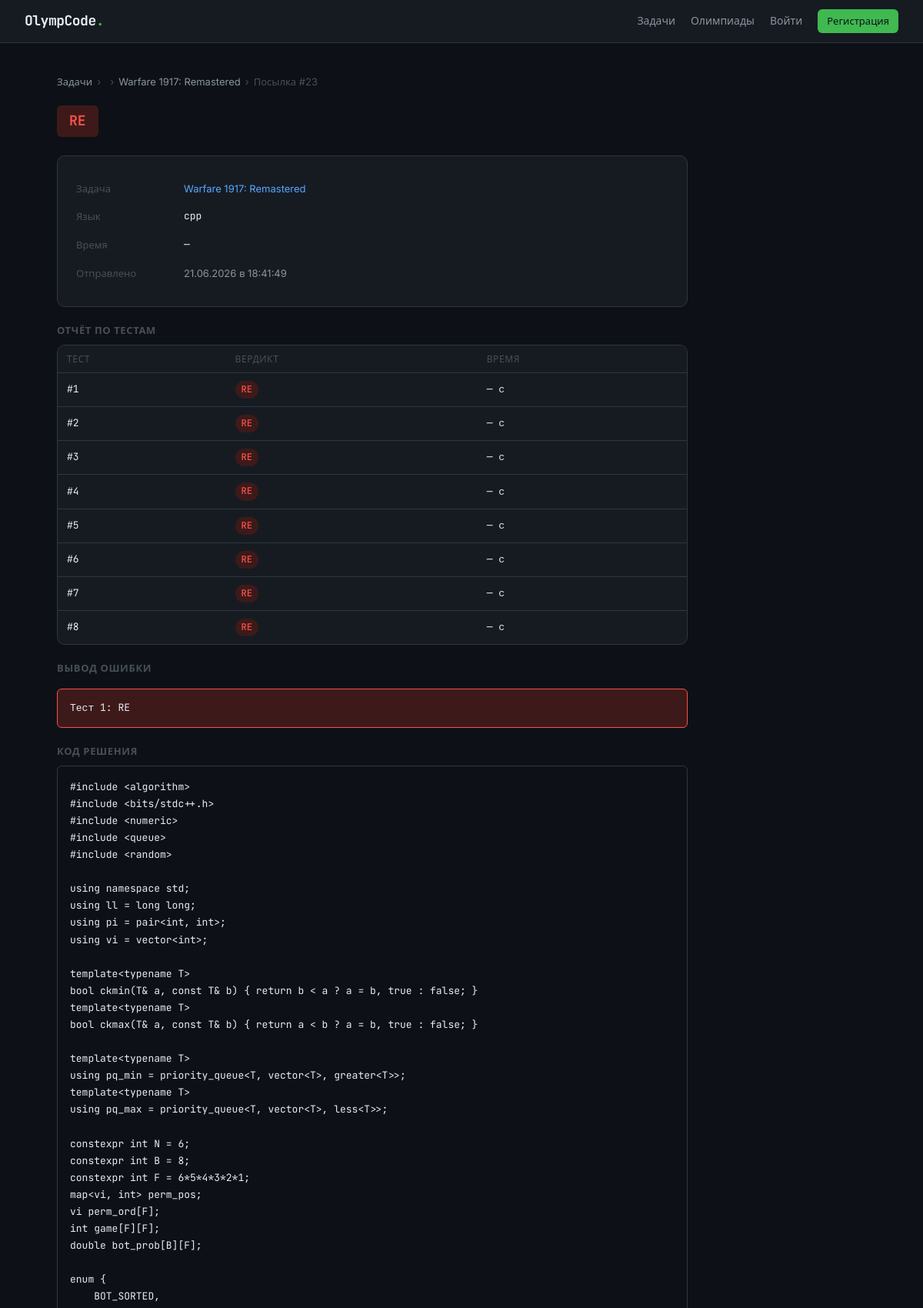
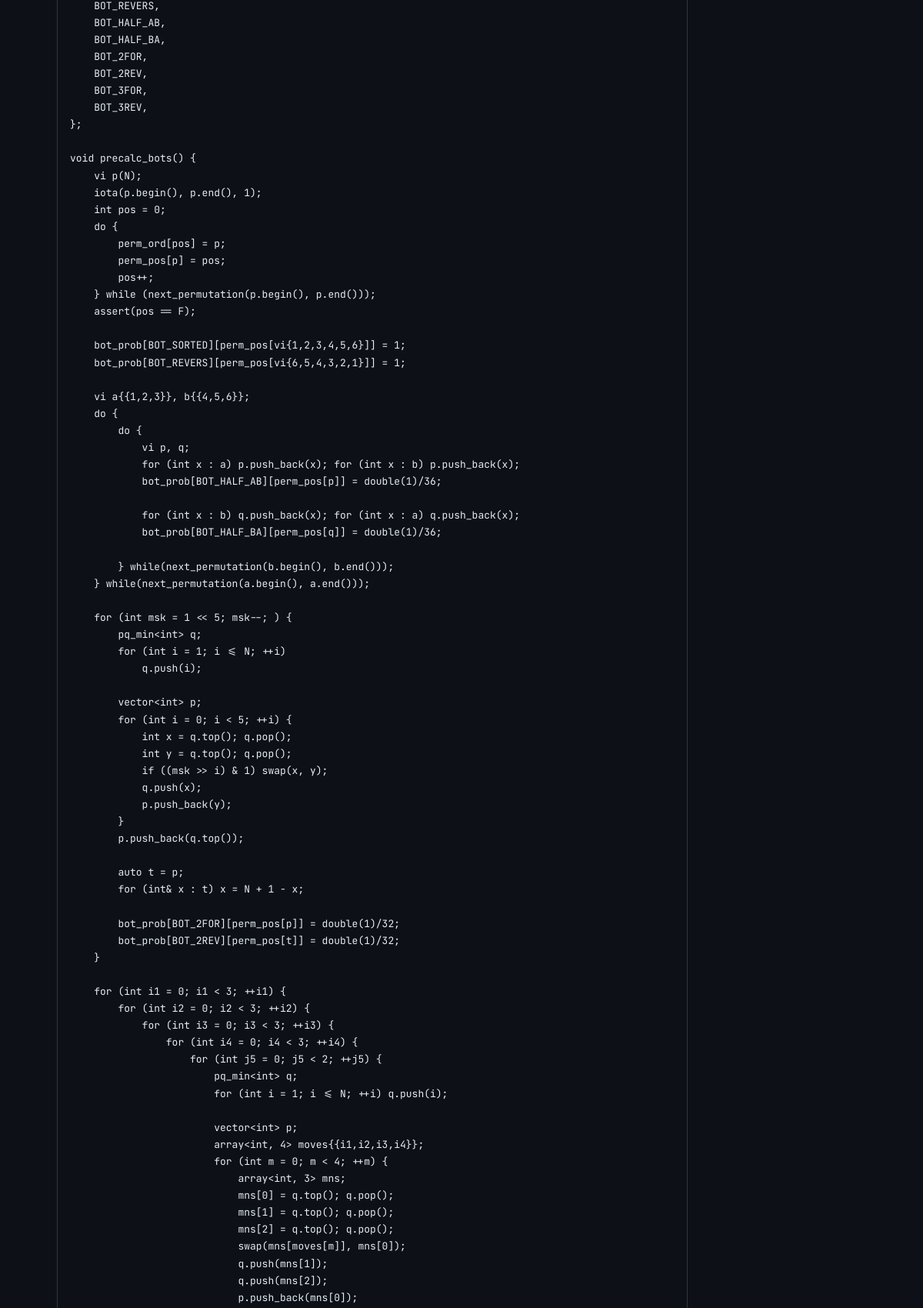
Screenshot of /submissions/23 (upper part) with the database file from the repository (2 pictures, top to bottom).
### models.py (models this page shows)
class Task(Base):
    __tablename__ = "tasks"
    id:             Mapped[int]          = mapped_column(Integer, primary_key=True)
    topic_id:       Mapped[int | None]   = mapped_column(ForeignKey("topics.id"), nullable=True)
    order_in_topic: Mapped[int]          = mapped_column(Integer, default=1)
    title:          Mapped[str]          = mapped_column(String(256))
    statement_md:   Mapped[str | None]   = mapped_column(Text, nullable=True)
    statement_html: Mapped[str | None]   = mapped_column(Text, nullable=True)
    time_limit:     Mapped[float]        = mapped_column(Float, default=1.0)
    memory_limit:   Mapped[int]          = mapped_column(Integer, default=256)
    tests_path:     Mapped[str]          = mapped_column(String(512))
    checker_path:   Mapped[str]          = mapped_column(String(512))
    scoring_type:     Mapped[ScoringType]  = mapped_column(SAEnum(ScoringType), default=ScoringType.ICPC)
    max_score:        Mapped[float]        = mapped_column(Float, default=0.0)
    test_scores_json: Mapped[str | None]   = mapped_column(Text, nullable=True)  # JSON список баллов за каждый тест
    is_output_only:   Mapped[bool]         = mapped_column(Boolean, default=False)  # MOSH: участник сдаёт готовый файл-ответ, а не код
    is_interactive:    Mapped[bool]        = mapped_column(Boolean, default=False)  # Polygon: есть interactor, программа общается с ним в реальном времени
    interactor_path:   Mapped[str | None]  = mapped_column(String(512), nullable=True)  # путь к скомпилированному interactor (для отладки, судья пока не запускает)
    topic:         Mapped["Topic | None"]      = relationship(back_populates="tasks")
    submissions:   Mapped[list["Submission"]]  = relationship(back_populates="task")
    subtasks:      Mapped[list["Subtask"]]     = relationship(back_populates="task")
    contest_tasks: Mapped[list["ContestTask"]] = relationship(back_populates="task")

class Submission(Base):
    __tablename__ = "submissions"
    id:                     Mapped[int]          = mapped_column(Integer, primary_key=True)
    user_id:                Mapped[int]          = mapped_column(ForeignKey("users.id"))
    task_id:                Mapped[int]          = mapped_column(ForeignKey("tasks.id"))
    task_submission_number: Mapped[int]          = mapped_column(Integer, default=1)
    code:                   Mapped[str]          = mapped_column(Text)
    language:               Mapped[str]          = mapped_column(String(16), default="cpp")
    verdict:                Mapped[Verdict]      = mapped_column(SAEnum(Verdict), default=Verdict.PENDING)
    failed_test:            Mapped[int | None]   = mapped_column(Integer, nullable=True)
    error_output:           Mapped[str | None]   = mapped_column(Text, nullable=True)
    execution_time:         Mapped[float | None] = mapped_column(Float, nullable=True)
    score:                  Mapped[float | None] = mapped_column(Float, nullable=True)
    ai_hint:                Mapped[str | None]   = mapped_column(Text, nullable=True)
    submitted_at:           Mapped[datetime]     = mapped_column(DateTime, default=datetime.now)
    user:         Mapped["User"]             = relationship(back_populates="submissions")
    task:         Mapped["Task"]             = relationship(back_populates="submissions")
    test_results: Mapped[list["TestResult"]] = relationship(back_populates="submission")

class TestResult(Base):
    __tablename__ = "test_results"
    id:             Mapped[int]          = mapped_column(Integer, primary_key=True)
    submission_id:  Mapped[int]          = mapped_column(ForeignKey("submissions.id"))
    test_number:    Mapped[int]          = mapped_column(Integer)
    verdict:        Mapped[Verdict]      = mapped_column(SAEnum(Verdict))
    execution_time: Mapped[float | None] = mapped_column(Float, nullable=True)
    score:          Mapped[float]        = mapped_column(Float, default=0.0)
    submission: Mapped["Submission"] = relationship(back_populates="test_results")

### routers/submissions.py (the view)
@router.get("/{submission_id}")
async def submission_detail(submission_id: int, request: Request, contest_id: int | None = None, db: Session = Depends(get_db)):
    user = get_current_user(request, db)
    sub  = db.query(Submission).filter_by(id=submission_id).first()
    if not sub:
        return render_404(request, user)
    if user and sub.user_id != user.id and not user.is_admin:
        return render_404(request, user)
    contest = None
    if contest_id:
        from models import Contest
        contest = db.query(Contest).filter_by(id=contest_id).first()
    return templates.TemplateResponse("submissions/detail.html", {
        "request": request,
        "user":    user,
        "sub":     sub,
        "task":    sub.task,
        "contest": contest,
    })

### templates/submissions/detail.html (shortened to what this page needs)
{% extends "base.html" %}
{% block content %}
<div class="breadcrumb">
  {% if contest %}
    <a href="/contests/">Олимпиады</a>
    <span>›</span>
    <a href="/contests/{{ contest.id }}">{{ contest.title }}</a>
    <span>›</span>
    <a href="/task/{{ task.id }}?contest_id={{ contest.id }}">{{ task.title }}</a>
    <span>›</span>
  {% else %}
    <a href="/">Задачи</a>
    <span>›</span>
    <span>›</span>
    <a href="/task/{{ task.id }}">{{ task.title }}</a>
    <span>›</span>
  {% endif %}
  <span>Посылка #{{ sub.id }}</span>
</div>
<div style="max-width: 820px">
  <div class="verdict-header">
    <span class="verdict-badge badge badge--{{ sub.verdict.value.lower() }}" id="verdict-badge">
      {% if task.scoring_type.value != 'icpc' and sub.score is not none %}
        {{ sub.score | format_score }}/{{ task.max_score | format_score }}
      {% else %}
        {{ sub.verdict.value }}
      {% endif %}
    </span>
  </div>
  <div class="card" style="margin-bottom:20px">
    <table style="width:100%; font-size:13px; border-collapse:collapse">
      <tr>
        <td style="padding:8px 0; color:var(--text-3); width:140px">Задача</td>
        {% if contest %}
          <td><a href="/task/{{ task.id }}?contest_id={{ contest.id }}">{{ task.title }}</a></td>
        {% else %}
          <td><a href="/task/{{ task.id }}">{{ task.title }}</a></td>
        {% endif %}
      </tr>
      <tr>
        <td style="padding:8px 0; color:var(--text-3)">Язык</td>
        <td style="font-family:var(--mono)">{{ sub.language }}</td>
      </tr>
      <tr>
        <td style="padding:8px 0; color:var(--text-3)">Время</td>
        <td style="font-family:var(--mono)" id="exec-time">
          {% if sub.execution_time %}{{ '%.3f'|format(sub.execution_time) }} с{% else %}—{% endif %}
        </td>
      </tr>
      <tr>
        <td style="padding:8px 0; color:var(--text-3)">Отправлено</td>
        <td style="color:var(--text-2)">{{ sub.submitted_at.strftime('%d.%m.%Y в %H:%M:%S') }}</td>
      </tr>
    </table>
  </div>
  {% if sub.test_results %}
  <div style="margin-bottom:20px">
    <h3 style="font-size:13px; font-weight:600; color:var(--text-3); margin-bottom:8px; text-transform:uppercase; letter-spacing:.05em">
      Отчёт по тестам
    </h3>
    <div class="card" style="padding: 0; overflow: hidden;">
      <table class="submissions-table" style="margin: 0;">
        <thead style="background: var(--bg-card);">
          <tr>
            <th>Тест</th>
            <th>Вердикт</th>
            <th>Время</th>
          </tr>
        </thead>
        <tbody>
          {% for test in sub.test_results | sort(attribute='test_number') %}
          <tr>
            <td>#{{ test.test_number }}</td>
            <td>
              <span class="badge badge--{{ test.verdict.value.lower() }}">
                {{ test.verdict.value }}
              </span>
            </td>
            <td>{{ "%.3f"|format(test.execution_time) if test.execution_time else "—" }} с</td>
          </tr>
          {% endfor %}
        </tbody>
      </table>
    </div>
  </div>
  {% endif %}
  {% if sub.error_output %}
  <div style="margin-bottom:20px">
    <h3 style="font-size:13px; font-weight:600; color:var(--text-3); margin-bottom:8px; text-transform:uppercase; letter-spacing:.05em">
      Вывод ошибки
    </h3>
    <div class="error-block" id="error-block">{{ sub.error_output }}</div>
  </div>
  {% endif %}
  <div>
    <h3 style="font-size:13px; font-weight:600; color:var(--text-3); margin-bottom:8px; text-transform:uppercase; letter-spacing:.05em">
      Код решения
    </h3>
    <div class="code-block">{{ sub.code }}</div>
  </div>
</div>
{% endblock %}

### static/css/main.css (style rules this page uses)
*, *::before, *::after { box-sizing: border-box; margin: 0; padding: 0; }
:root { --bg: #0d1117; --bg-card: #161b22; --bg-input: #0d1117; --border: #30363d; --border-hi: #58a6ff; --text: #e6edf3; --text-2: #8b949e; --text-3: #484f58; --green: #3fb950; --green-dim: #1a4226; --red: #f85149; --red-dim: #3d1a19; --amber: #d29922; --amber-dim: #2d2208; --blue: #58a6ff; --mono: 'JetBrains Mono', 'Courier New', monospace; --sans: 'Inter', system-ui, sans-serif; --radius: 6px; --radius-lg: 10px; }
html { scroll-behavior: smooth; }
body { background: var(--bg); color: var(--text); font-family: var(--sans); font-size: 15px; line-height: 1.6; min-height: 100vh; display: flex; flex-direction: column; }
a { color: var(--blue); text-decoration: none; }
.card { background: var(--bg-card); border: 1px solid var(--border); border-radius: var(--radius-lg); padding: 24px; }
.badge { display: inline-flex; align-items: center; padding: 2px 8px; border-radius: 20px; font-family: var(--mono); font-size: 12px; font-weight: 500; }
.badge--re { background: var(--red-dim); color: var(--red); }
.submissions-table { width: 100%; border-collapse: collapse; font-size: 14px; }
.submissions-table th { text-align: left; padding: 8px 12px; font-size: 12px; font-weight: 500; color: var(--text-3); text-transform: uppercase; letter-spacing: .05em; border-bottom: 1px solid var(--border); }
.submissions-table td { padding: 10px 12px; border-bottom: 1px solid var(--border); font-family: var(--mono); font-size: 13px; }
.submissions-table tr:last-child td { border-bottom: none; }
.code-block { background: #0d1117; border: 1px solid var(--border); border-radius: var(--radius); padding: 16px; overflow-x: auto; font-family: var(--mono); font-size: 13px; line-height: 1.7; white-space: pre; }
.verdict-header { display: flex; align-items: center; gap: 12px; margin-bottom: 24px; }
.verdict-badge { font-family: var(--mono); font-size: 18px; font-weight: 700; padding: 6px 16px; border-radius: var(--radius); }
.error-block { background: var(--red-dim); border: 1px solid var(--red); border-radius: var(--radius); padding: 14px 16px; font-family: var(--mono); font-size: 13px; color: var(--text); white-space: pre-wrap; margin-top: 16px; }
.breadcrumb { font-size: 13px; color: var(--text-3); margin-bottom: 20px; display: flex; align-items: center; gap: 6px; }
.breadcrumb a { color: var(--text-2); }

### rows the page displays
Task: title "Warfare 1917: Remastered"
Submission: id "23", verdict.value "RE", language "cpp", submitted_at "21.06.2026 в 18:41:49", error_output "Тест 1: RE"
TestResult: test_number "1", verdict.value "RE", execution_time "—"
TestResult: test_number "2", verdict.value "RE", execution_time "—"
TestResult: test_number "3", verdict.value "RE", execution_time "—"
TestResult: test_number "4", verdict.value "RE", execution_time "—"
TestResult: test_number "5", verdict.value "RE", execution_time "—"
TestResult: test_number "6", verdict.value "RE", execution_time "—"
TestResult: test_number "7", verdict.value "RE", execution_time "—"
TestResult: test_number "8", verdict.value "RE", execution_time "—"
